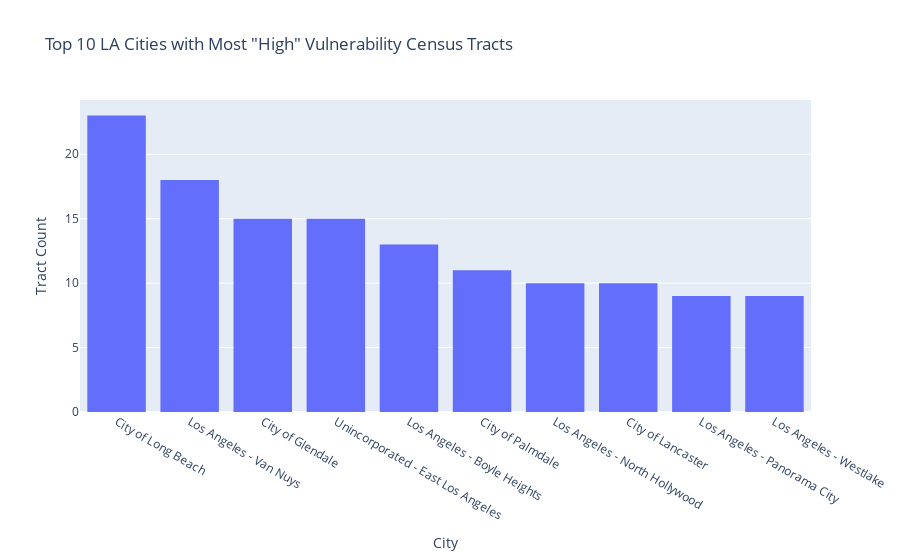

Notebook cell for this chart:
### Code cell
# a simple bar chart, putting city on the x-axis
fig = px.bar(svi_high_bycity.head(10),  ## px = plotly express, bar = bar graphs, fig = figure
       x='City',
       y='Tract Count',
       title='Top 10 LA Cities with Most "High" Vulnerability Census Tracts'
      )

# get rid of white lines inside the bars
fig.update_traces(marker_line_width=0)

# show the figure
fig.show()

### Figure 1 — Plotly figure (JSON) as saved in the notebook; plotly's stock layout.template omitted (floating-point values rounded to 4 significant figures)
{"data": [{"alignmentgroup": "True", "hovertemplate": "City=%{x}<br>Tract Count=%{y}<extra></extra>", "legendgroup": "", "marker": {"color": "#636efa", "line": {"width": 0}, "pattern": {"shape": ""}}, "name": "", "offsetgroup": "", "orientation": "v", "showlegend": false, "textposition": "auto", "type": "bar", "x": ["City of Long Beach", "Los Angeles - Van Nuys", "City of Glendale", "Unincorporated - East Los Angeles", "Los Angeles - Boyle Heights", "City of Palmdale", "Los Angeles - North Hollywood", "City of Lancaster", "Los Angeles - Panorama City", "Los Angeles - Westlake"], "xaxis": "x", "y": [23, 18, 15, 15, 13, 11, 10, 10, 9, 9], "yaxis": "y"}], "layout": {"autosize": true, "barmode": "relative", "legend": {"tracegroupgap": 0}, "title": {"text": "Top 10 LA Cities with Most \"High\" Vulnerability Census Tracts"}, "xaxis": {"anchor": "y", "autorange": true, "domain": [0, 1], "range": [-0.5, 9.5], "title": {"text": "City"}, "type": "category"}, "yaxis": {"anchor": "x", "autorange": true, "domain": [0, 1], "range": [0, 24.21], "title": {"text": "Tract Count"}, "type": "linear"}}}
